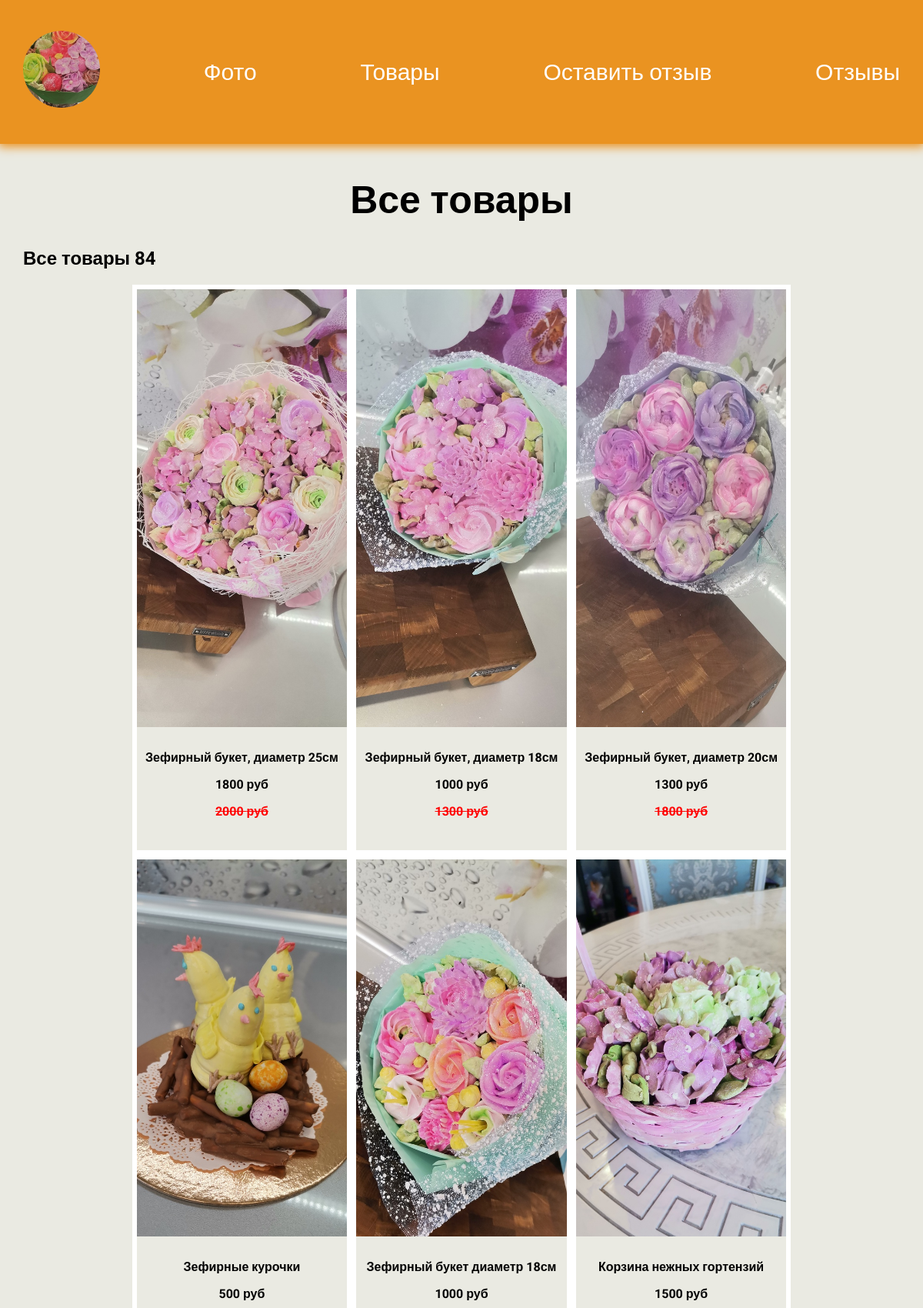
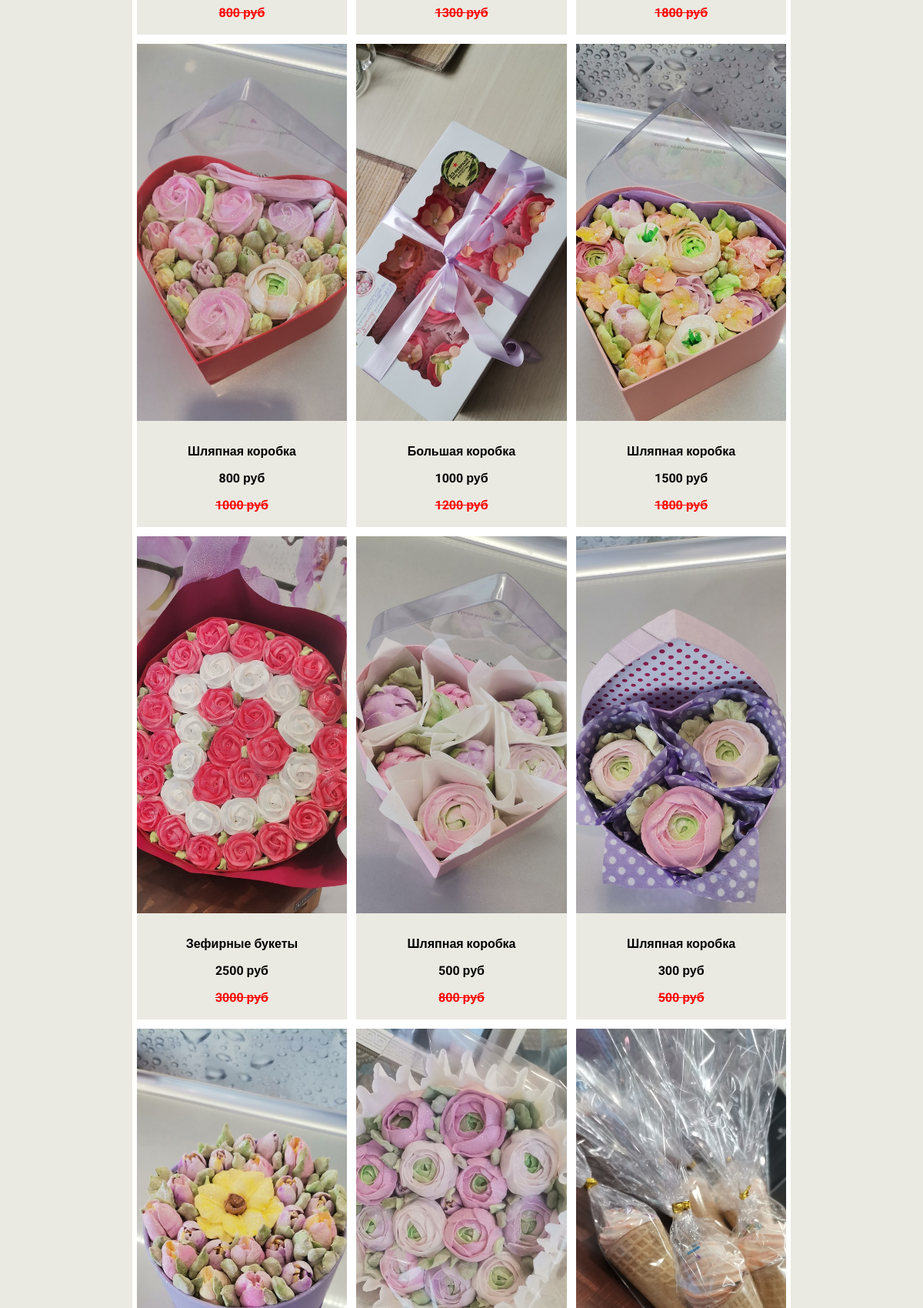
The app's page /product/ (upper part) with its own data (2 pictures, top to bottom).
### product/models.py (models this page shows, shortened)
class Product(models.Model):
    title = models.CharField(max_length=200, null=True, blank=True,verbose_name='Заголовок')
    name = models.CharField(max_length=200, null=True, blank=True,verbose_name='Название')
    date = models.DateField(verbose_name='Дата')
    image = models.ImageField(upload_to='web/images/',verbose_name='Фото')
    new_price = models.IntegerField(default=0, null=True, blank=True,verbose_name='Новая цена')
    old_price = models.IntegerField(default=0, null=True, blank=True,verbose_name='Старая цена')
    class Meta:
        verbose_name = 'Товар'
        verbose_name_plural = 'Товары'
        ordering = ['-name']

### product/views.py (the view)
# urls.py: path("", views.products, name='products'),
def products(request):
    product = Product.objects.order_by('-date')
    return render(request, 'product/products.html', {'products': product})

### product/templates/product/products.html
{% extends 'web/base.html' %}
{% load static %}
{% block content %}
<h1>Все товары</h1>
<h2 class="count">Все товары {{ products.count }}</h2>
    <div class="element_product">
        {% for product in products %}
        <div class="top">
            <a href="{% url 'product:detail' product.id %}">
                <img src="{{ product.image.url }}" alt="">
            </a>
            <div class="product">
                <p>{{ product.name }}</p>
                <p>{{ product.new_price }} руб</p>
                {% if product.old_price %}
                    <p class="price">{{ product.old_price }} руб</p>
                {% endif %}
            </div>
        </div>
        {% endfor %}
    </div>
{% endblock %}

### web/static/css/style.css (style rules this page uses)
body { font-family: 'Roboto',sans-serif; padding: 0; margin: 0; background:rgb(234, 234, 226); min-height: 100vh; display: flex; flex-direction: column; }
.element_product { display: flex; flex-wrap: wrap; justify-content:center; margin-bottom: 60px; }
.element_product .top { border: 6px solid #FFF; text-align: center; width: 24%; font-weight: bold; }
.top img { width: 100%; height: 78%; }
.price { color: red; text-decoration: line-through; }
h1 { text-align: center; font-size: 50px; }
.product { padding: 10px; box-sizing: border-box; }

### web/templates/web/base.html (style rules this page uses)
a { text-decoration:none; }

### records on screen
Product: image (picture), name "Зефирный букет, диаметр 25см", new_price "1800", old_price "2000"
Product: image (picture), name "Зефирный букет, диаметр 18см", new_price "1000", old_price "1300"
Product: image (picture), name "Зефирный букет, диаметр 20см", new_price "1300", old_price "1800"
Product: image (picture), name "Зефирные курочки", new_price "500", old_price "800"
Product: image (picture), name "Зефирный букет диаметр 18см", new_price "1000", old_price "1300"
Product: image (picture), name "Корзина нежных гортензий", new_price "1500", old_price "1800"
Product: image (picture), name "Шляпная коробка", new_price "800", old_price "1000"
Product: image (picture), name "Большая коробка", new_price "1000", old_price "1200"
Product: image (picture), name "Шляпная коробка", new_price "1500", old_price "1800"
Product: image (picture), name "Зефирные букеты", new_price "2500", old_price "3000"
Product: image (picture), name "Шляпная коробка", new_price "500", old_price "800"
Product: image (picture), name "Шляпная коробка", new_price "300", old_price "500"
Product: image (picture)
Product: image (picture)
Product: image (picture)

### other values on screen
{{ products.count }} "84"
